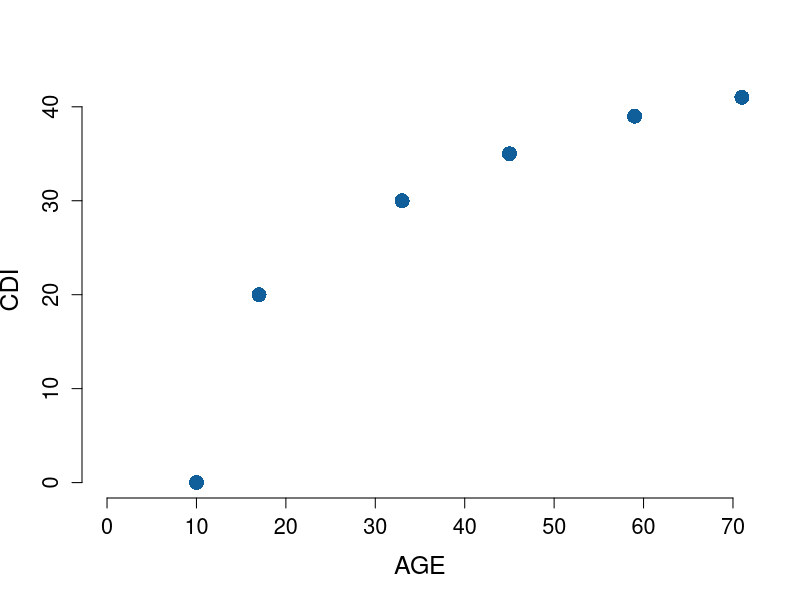
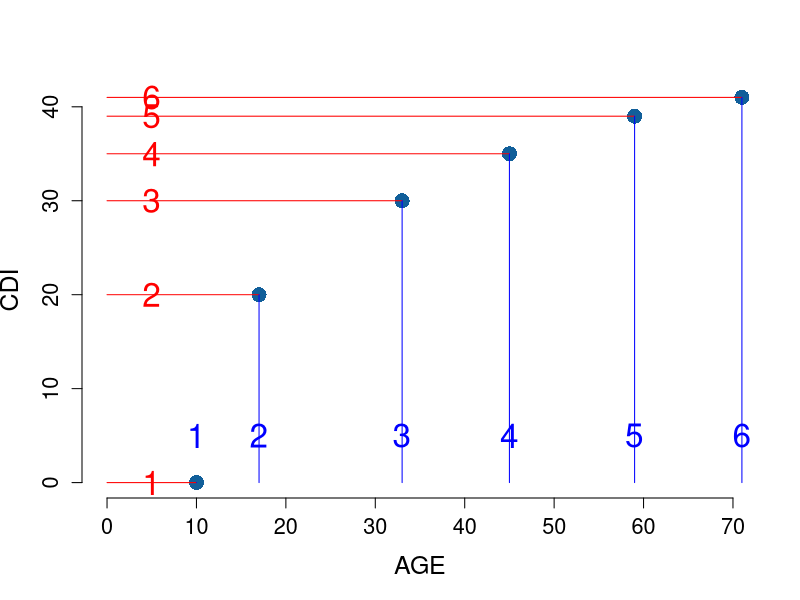
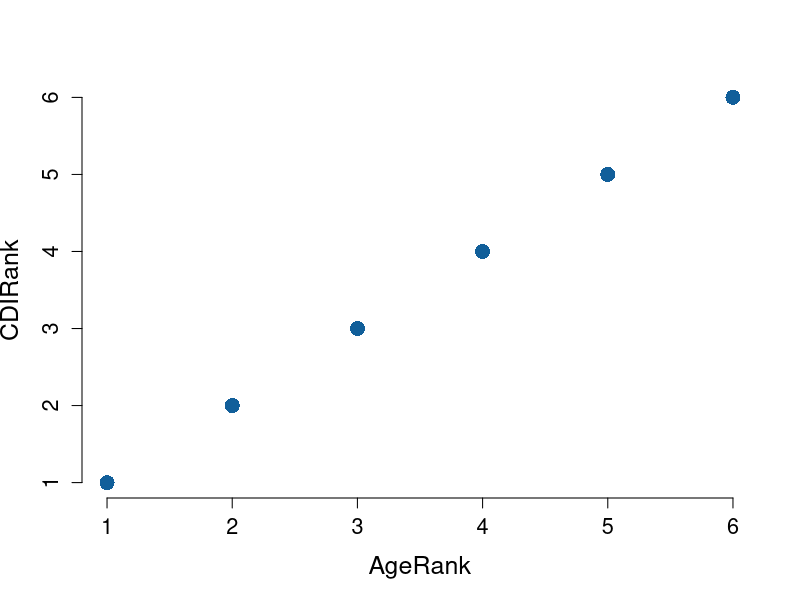

Recreate these plots in R, in order.
# Rank order demo  ----
AGE <- c(10, 17,  33, 45, 59, 71)
CDI <- c(0 , 20,  30, 35, 39, 41) # Chocolate dependency index

# normal plot
plot(AGE, CDI, frame.plot = FALSE, cex = 2, pch = 16, col = "#115f9a", cex.axis = 1.3, cex.lab = 1.5, xlim = c(0,70))

# plot with ranks
plot(AGE, CDI, frame.plot = FALSE, cex = 2, pch = 16, col = "#115f9a", cex.axis = 1.3, cex.lab = 1.5, xlim = c(0,70))
for(i in 1:6){ 
              lines(c(0,AGE[i]),c(CDI[i],CDI[i]), col = 'red')
              text(5, CDI[i], i, cex = 2, col = 'red')
              lines(c(AGE[i],AGE[i]),c(0,CDI[i]), col = 'blue')
              text(AGE[i], 5, i, cex = 2, col = 'blue')
}

# Plotted ranks
AgeRank = 1:6
CDIRank = 1:6
plot(AgeRank, CDIRank, frame.plot = FALSE, cex = 2, pch = 16, col = "#115f9a", cex.axis = 1.3, cex.lab = 1.5)
